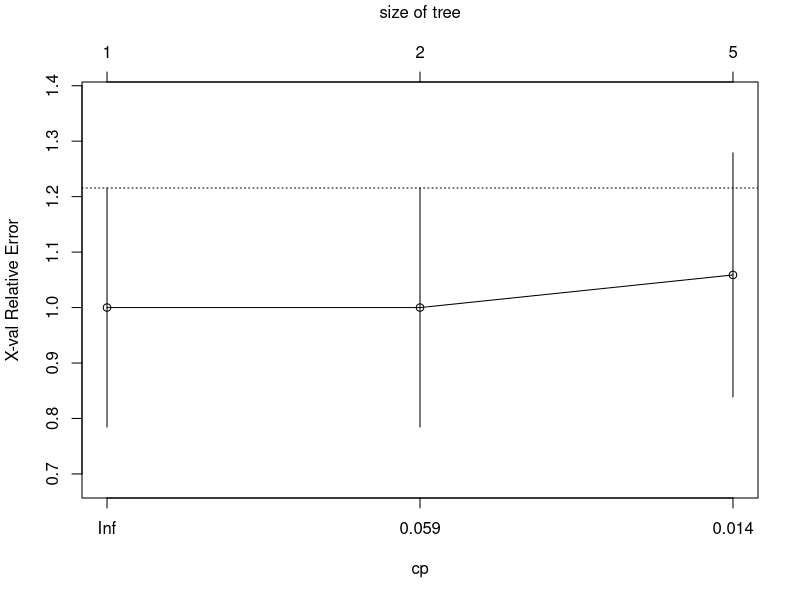
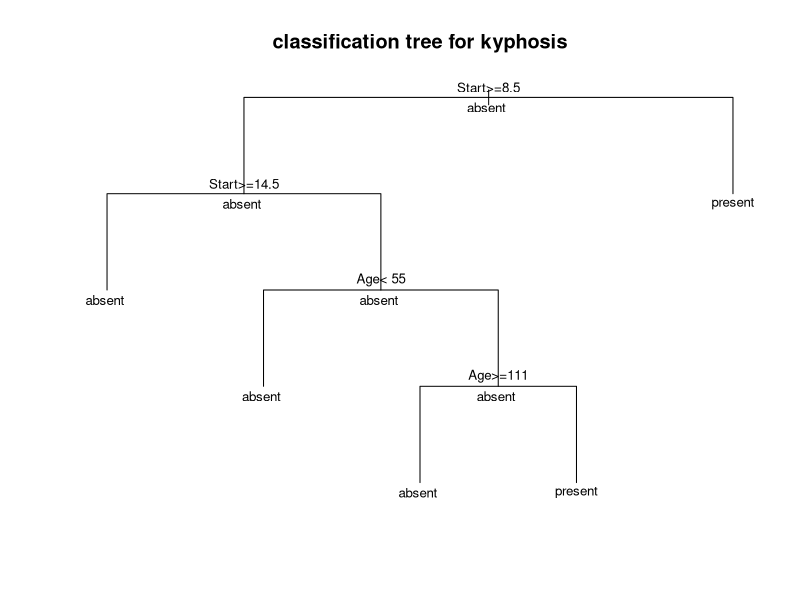

Here is the R script that generated these plots, in order:
install.packages("rpart")
library(rpart)
fit<-rpart(Kyphosis~Age+Number+Start,data=kyphosis,method="class")
printcp(fit)
plotcp(fit)
summary(fit)
plot(fit,uniform=TRUE,main="classification tree for kyphosis")
text(fit,uniform=TRUE,all=TRUE,cex=.8)
